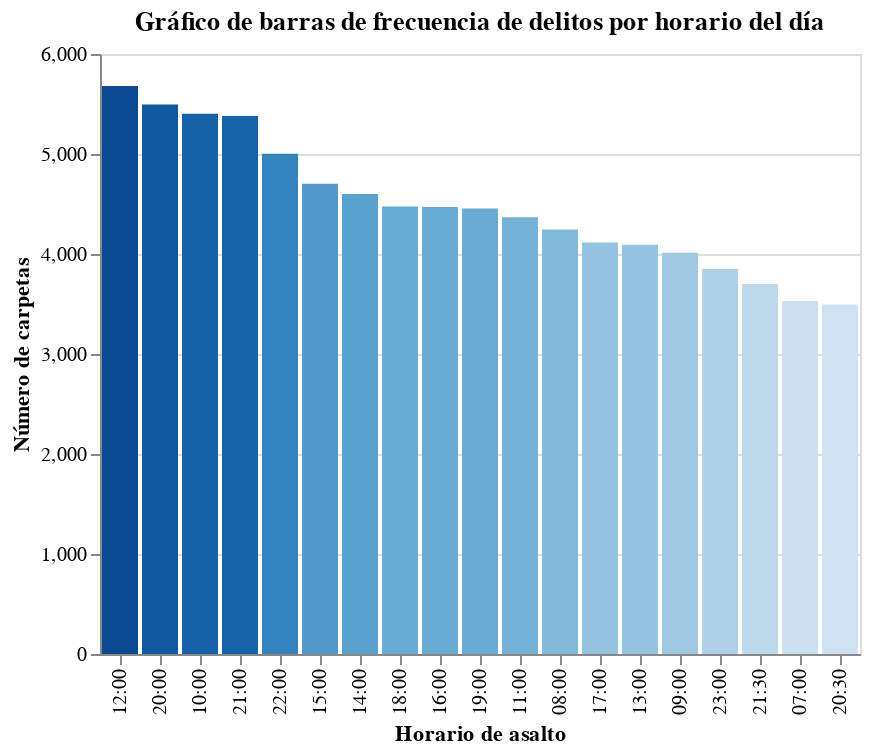

Here is the notebook cell this chart was saved with:
### Code cell
alt.Chart(horario).mark_bar().encode(
    alt.X("hora:N", sort= '-y',title="Horario de asalto", bin=False),
    alt.Y('fecha:Q', title="Número de carpetas"),
    alt.Color('fecha', legend=None)
).properties(
    title="Gráfico de barras de frecuencia de delitos por horario del día"
).transform_window(
    rank='rank(fecha)',
    sort=[alt.SortField('fecha', order='descending')]
).transform_filter(
    (alt.datum.rank < 20)
)

### Figure 1 — Vega-Lite specification as saved in the notebook (floating-point values rounded to 4 significant figures; data arrays with more than 128 entries replaced by an {"elided": "..."} marker saying what was removed)
{"config": {"view": {"continuousWidth": 400, "continuousHeight": 300}}, "data": {"name": "data-9ca615fa45b7d39cec2392b8789733e8"}, "mark": "bar", "encoding": {"color": {"field": "fecha", "legend": null, "type": "quantitative"}, "x": {"bin": false, "field": "hora", "sort": "-y", "title": "Horario de asalto", "type": "nominal"}, "y": {"field": "fecha", "title": "Número de carpetas", "type": "quantitative"}}, "title": "Gráfico de barras de frecuencia de delitos por horario del día", "transform": [{"window": [{"op": "rank", "field": "fecha", "as": "rank"}], "sort": [{"field": "fecha", "order": "descending"}]}, {"filter": "(datum.rank < 20)"}], "$schema": "https://vega.github.io/schema/vega-lite/v4.17.0.json", "datasets": {"data-9ca615fa45b7d39cec2392b8789733e8": {"elided": "1438 records"}}}
